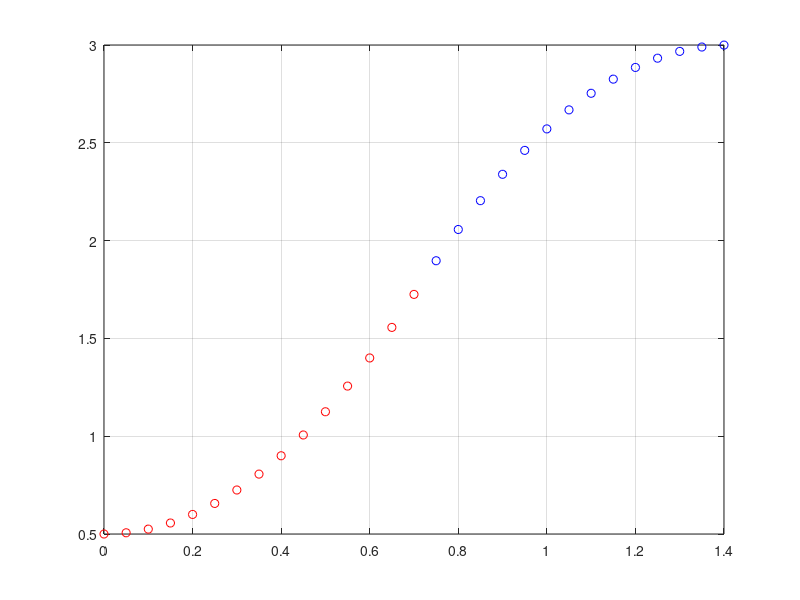
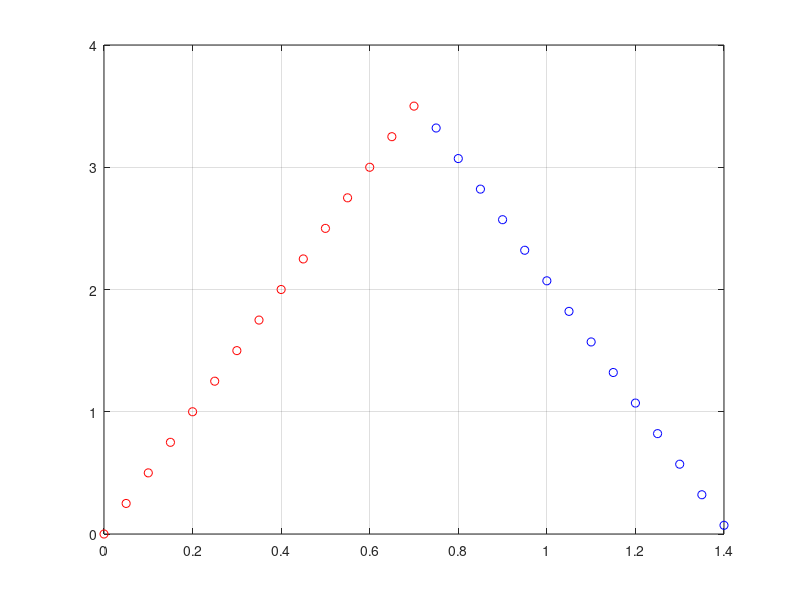
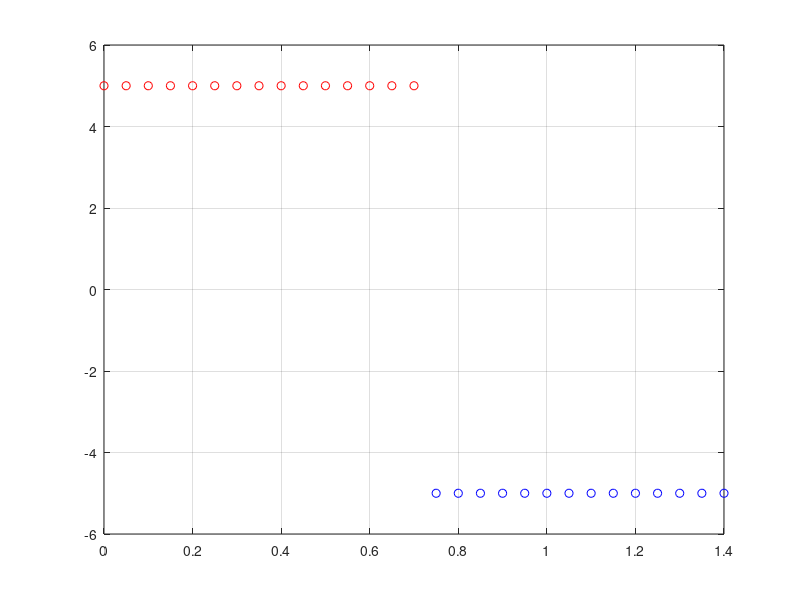
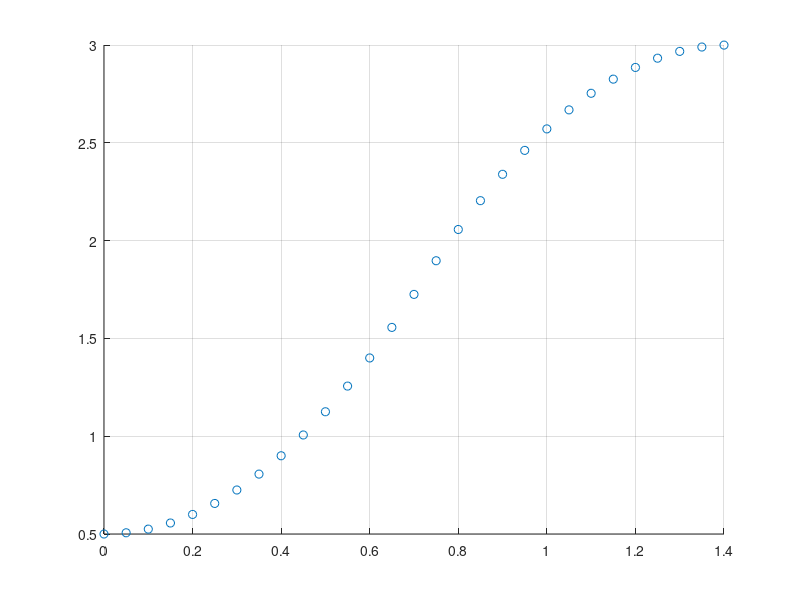

The MATLAB script that drew these images, in order:
% SIMPLE ALGORITHM TO FOLLOW A LINE IN SPACE. Error correction based on a P
% controller on the closest point to the line vector.
%
% Copyright (C) 2019, by Arturo Gil Aparicio
%
% This file is part of ARTE (A Robotics Toolbox for Education).
% 
% ARTE is free software: you can redistribute it and/or modify
% it under the terms of the GNU Lesser General Public License as published by
% the Free Software Foundation, either version 3 of the License, or
% (at your option) any later version.
% 
% ARTE is distributed in the hope that it will be useful,
% but WITHOUT ANY WARRANTY; without even the implied warranty of
% MERCHANTABILITY or FITNESS FOR A PARTICULAR PURPOSE.  See the
% GNU Lesser General Public License for more details.
% 
% You should have received a copy of the GNU Leser General Public License
% along with ARTE.  If not, see <http://www.gnu.org/licenses/>.
function trapezoidal_single_joint
close all
% initial and end values
q0=0.5;
qf=3.0;% Given these requirements, compute a trapezoidal profile
% system requirements in absolute value
omega_desired = 5;
alpha_desired = 5;
delta_time = 0.05;

% Plan a path using omega, alpha
% returns the total time needed. 
% returns the paths (q(t), qd(t), qdd(t))
ttotal=caseA(q0, qf, omega_desired, alpha_desired, delta_time);
close all
ttotal=3.0;
caseB(q0, qf, ttotal, alpha_desired, delta_time)



function [ttotal, traj_type]=caseA(q0, qf, omega, alpha, delta_time)
%actual speeds and accelerations with sign
omega = omega*sign(qf-q0);
alpha = alpha*sign(qf-q0);
[ttotal, traj_type] = compute_time(q0, qf, omega, alpha);
[qt, qdt, qddt, time] = trapezoidal_profile(q0, qf, omega, alpha, ttotal, traj_type, delta_time);

fprintf('\n\nCASE A. ttotal: %f, traj_type: %s\n', ttotal, traj_type)

figure, grid on, hold on
plot(time, qt, 'o')
figure, grid on
plot(time, qdt, 'o')
figure, grid on
plot(time, qddt, 'o')


function caseB(q0, qf, ttotal, alpha, delta_time)
%actual acceleration with sign
alpha = alpha*sign(qf-q0);
[omega, traj_type] = compute_speed(q0, qf, ttotal, alpha);
%caution, indicating a new speed omega
[qt, qdt, qddt, time] = trapezoidal_profile(q0, qf, omega, alpha, ttotal, traj_type, delta_time);

fprintf('\n\nCASE B. ttotal: %f, traj_type: %s\n', ttotal, traj_type)

figure, grid on, hold on
plot(time, qt, 'o')
figure, grid on
plot(time, qdt, 'o')
figure, grid on
plot(time, qddt, 'o')


function [ttotal, traj_type]=compute_time(q0, qf, omega, alpha)
deltaq = qf-q0;
% standard trapezoidal case
traj_type='trapezoidal';
tacc=omega/alpha;
tcte= deltaq/omega - omega/alpha;
% triangular case
if tcte<=0
    tcte = 0;
    tacc = sqrt(deltaq/alpha);
    traj_type='triangular';
end
ttotal = tcte + 2*tacc;


%
% Given delta q and qddmax, computes two possible solutions for qdmax
% The one within specs is chosen.
%
function [omega, traj_type]=compute_speed(q0, qf, ttotal, alpha)
deltaq = qf - q0;
%compute the total time
a = 1;
b = -ttotal*alpha;
c = deltaq*alpha;
omega1 = (-b+sqrt((b.^2)-(4*a*c)))/(2*a);
omega2 = (-b-sqrt((b.^2)-(4*a*c)))/(2*a);

% this case is unfeasible. Given alpha
if imag(omega1) > 0
    disp('Unfeasible')
    disp('The movement cannot be performed with this alpha')
    disp('Increase acceleration alpha')
    omega=0;
    traj_type='unfeasible';
    return 
end

% x=-15:.1:15;
% f=a*x.^2+b*x+c;
% plot(x, f)
% 
% tcte1 = ttotal-2*omega1/alpha;
% tcte2 = ttotal-2*omega2/alpha;

if omega1==omega2
    omega=omega1;
    traj_type='triangular';
else
    omegas =[omega1, omega2];
    [m, i] = min(abs(omegas));    
    omega=omegas(i);
    traj_type = 'trapezoidal';
end



function [qt, qdt, qddt, time]=trapezoidal_profile(q0, qf, omega, alpha, ttotal, traj_type, delta_time)
qd0=0;
if strcmp(traj_type, 'triangular')
    tcte=0;
    tacc = ttotal/2;
    deltaq=(qf-q0);
    %alpha=(qf-q0)/tacc^2;
    omega = deltaq/tacc;
    fprintf('Triangular profile')   
    % recompute the max speed of the profile    
    q1 = q0 + alpha*tacc^2/2;
    q2 = q1 + tcte*omega;
    % build the global time vector
    time = 0:delta_time:(tacc+tacc);
    timeA=time(time >=0 & time <=tacc); 
    timeB=[];
    timeC=time(time >(tacc+tcte))-tacc;
    [qtA, qdtA, qddtA]=acceleration([q0, qd0, alpha], timeA); 
    qtB=[];
    qdtB=[];
    qddtB=[];
    [qtC, qdtC, qddtC]=acceleration([q2, omega, -alpha], timeC);
else
    fprintf('Trapezoidal profile')
    tacc = omega/alpha;
    tcte = ttotal - 2*tacc;
    q1 = q0+alpha*tacc^2/2;
    q2 = q1+tcte*omega;     
    % generate a sampled time. Then filter each local time and
    % refer it to zero.
    time = 0:delta_time:(tacc+tacc+tcte);
    timeA=time(time >=0 & time <=tacc);
    timeB=time(time >tacc & time <=(tacc+tcte))-tacc;
    timeC=time(time >(tacc+tcte))-tacc-tcte;
    % compute profiles
    [qtA, qdtA, qddtA]=acceleration([q0, qd0, alpha], timeA);
    [qtB, qdtB, qddtB]=constant_speed([q1, omega], timeB);
    [qtC, qdtC, qddtC]=acceleration([q2, omega, -alpha], timeC);                
end

figure, 
plot(timeA, qtA, 'ro'), hold on, grid
plot(timeB+tacc, qtB, 'go')
plot(timeC+tacc+tcte, qtC, 'bo')
    
figure, 
plot(timeA, qdtA, 'ro'), hold on, grid
plot(timeB+tacc, qdtB, 'go')
plot(timeC+tacc+tcte, qdtC, 'bo')
    
figure, 
plot(timeA, qddtA, 'ro'), hold on, grid
plot(timeB+tacc, qddtB, 'go')
plot(timeC+tacc+tcte, qddtC, 'bo')

%build the global q(t), qd(t) and qdd(t)
qt = [qtA, qtB, qtC];
qdt = [qdtA, qdtB, qdtC];
qddt = [qddtA, qddtB, qddtC];



function [q_t, qd_t, qdd_t]=acceleration(b, time)
%second order
q_t=b(1) + b(2)*time + b(3)*time.^2/2;
% speed
qd_t= b(2) + b(3)*time;
%return a constant accel
qdd_t=b(3)*ones(1,length(time));

function [q_t, qd_t, qdd_t]=constant_speed(b, time)
%the first order equation
q_t=b(1) + b(2)*time;
% speed
qd_t= b(2)*ones(1,length(time));
%return a constant accel
qdd_t=0*ones(1,length(time));








